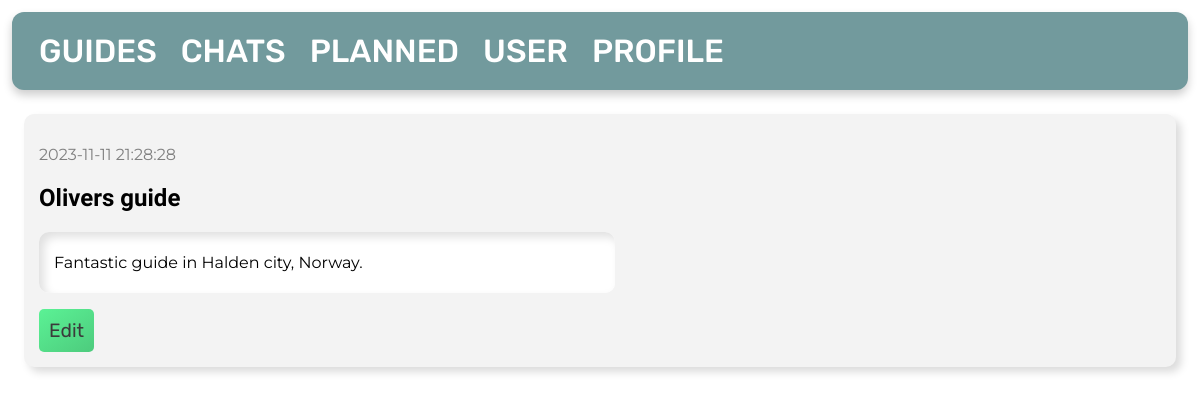
Before: /my-guides/ with the older database file.
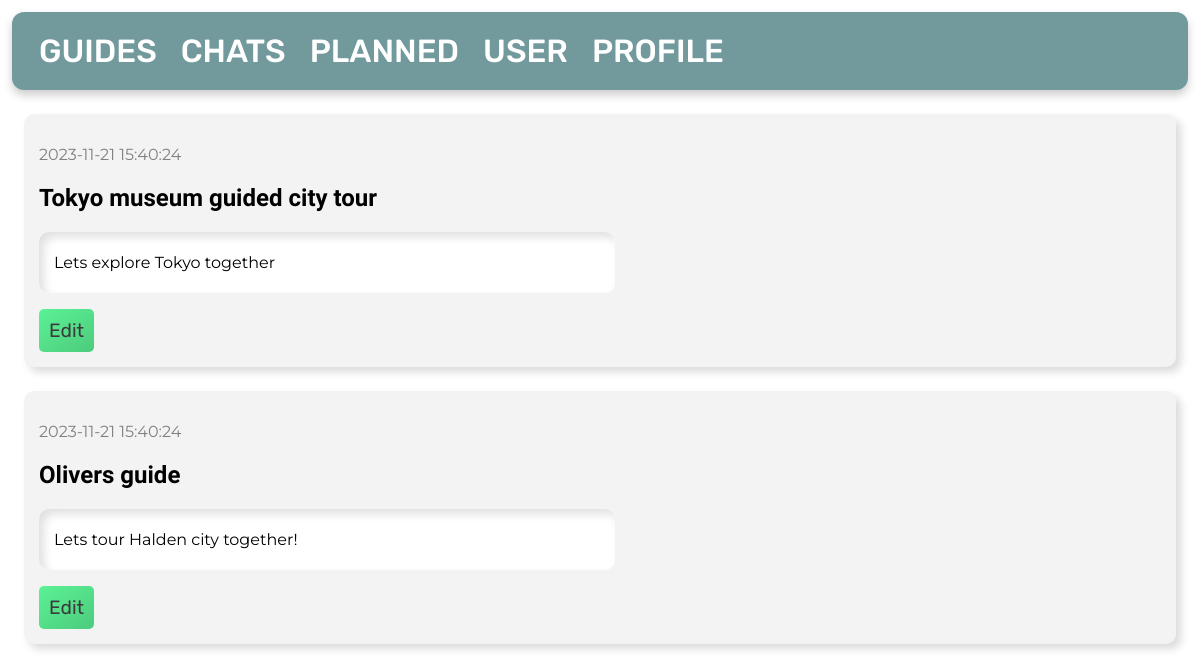
After: the same page with the newer database file.
### tables this page shows
CREATE TABLE posts
(
    id       INTEGER PRIMARY KEY AUTOINCREMENT,
    byUser   INTEGER,
    created  TIMESTAMP NOT NULL DEFAULT CURRENT_TIMESTAMP,
    title    TEXT      NOT NULL,
    content  TEXT      NOT NULL,
    country  TEXT      NOT NULL,
    city     TEXT      NOT NULL,
    language TEXT,
    price    INTEGER   NOT NULL,
    type     TEXT,
    FOREIGN KEY (byUser) REFERENCES user (id)
);

### app.py (the view)
@app.route('/my-guides/')
def guides():
    global user_id
    db = get_db_connection()
    posts = db.execute('SELECT * FROM posts, user WHERE byUser = ? AND user.id = posts.byUser ORDER BY posts.id DESC',
                       (user_id,)).fetchall()
    db.close()
    return render_template('my-guides.html', posts=posts)

### app.py (called while the page is built)
def get_db_connection():
    db = sqlite3.connect('database.db')
    db.row_factory = sqlite3.Row
    return db

### templates/my-guides.html
{% extends 'base.html' %}
{% block content %}
    {% for post in posts %}
        <div class='post'>
            <p id="date">{{ post['created'] }}</p>
            <h2>{{ post['title'] }}</h2>
            <div id="textsec">
                <p>{{ post['content'] }}</p>
            </div>
            <a href="{{ url_for('edit', id=post['id']) }}">Edit</a>
        </div>
    {% endfor %}
{% endblock %}

Changed rows visible on the page:
added posts: created "2023-11-21 15:40:24", title "Tokyo museum guided city tour", content "Lets explore Tokyo together"
changed posts "Olivers guide": created "2023-11-11 21:28:28" → "2023-11-21 15:40:24"; content "Fantastic guide in Halden city, Norway." → "Lets tour Halden city together!"
